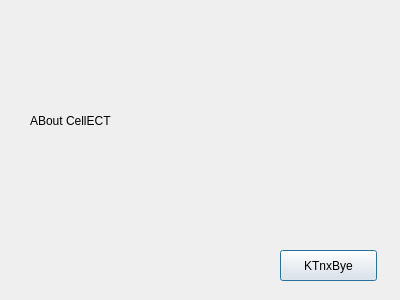
<?xml version="1.0" encoding="UTF-8"?>
<ui version="4.0">
 <class>Dialog</class>
 <widget class="QDialog" name="Dialog">
  <property name="geometry">
   <rect>
    <x>0</x>
    <y>0</y>
    <width>400</width>
    <height>300</height>
   </rect>
  </property>
  <property name="contextMenuPolicy">
   <enum>Qt::ActionsContextMenu</enum>
  </property>
  <property name="windowTitle">
   <string>About CellECT</string>
  </property>
  <property name="modal">
   <bool>false</bool>
  </property>
  <widget class="QLabel" name="label">
   <property name="geometry">
    <rect>
     <x>30</x>
     <y>40</y>
     <width>341</width>
     <height>161</height>
    </rect>
   </property>
   <property name="text">
    <string>ABout CellECT</string>
   </property>
  </widget>
  <widget class="QPushButton" name="pushButton">
   <property name="geometry">
    <rect>
     <x>280</x>
     <y>250</y>
     <width>97</width>
     <height>31</height>
    </rect>
   </property>
   <property name="text">
    <string>KTnxBye</string>
   </property>
  </widget>
 </widget>
 <resources/>
 <connections/>
</ui>
